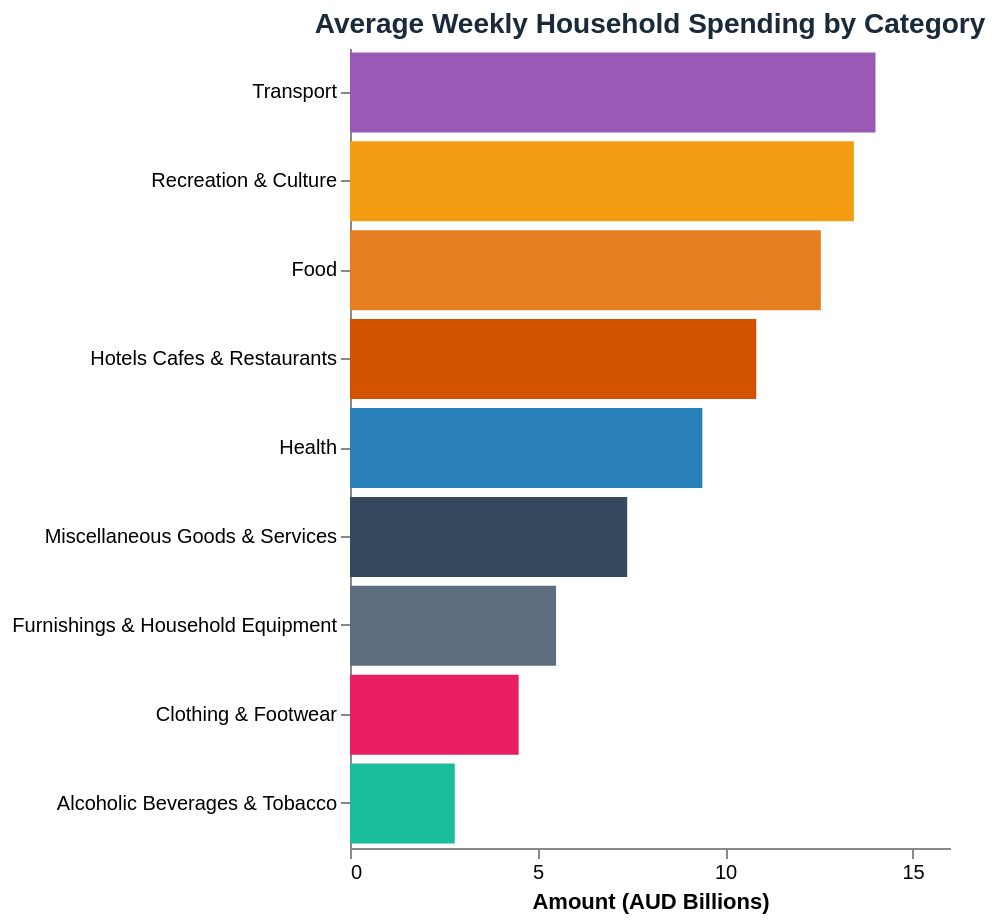

This figure's Vega-Lite source:
### Vega-Lite specification from a JSON file in a GitHub repository (floating-point values rounded to 4 significant figures)
{"$schema": "https://vega.github.io/schema/vega-lite/v5.json", "title": {"text": "Average Weekly Household Spending by Category", "fontSize": 14, "fontWeight": 600, "color": "#1a2a3a"}, "width": "container", "height": 400, "config": {"view": {"stroke": "transparent"}}, "data": {"values": [{"category": "Transport", "amount": 14010.0, "color_order": 1}, {"category": "Recreation & Culture", "amount": 13440.0, "color_order": 2}, {"category": "Food", "amount": 12560.0, "color_order": 3}, {"category": "Hotels Cafes & Restaurants", "amount": 10830.0, "color_order": 4}, {"category": "Health", "amount": 9396.0, "color_order": 5}, {"category": "Miscellaneous Goods & Services", "amount": 7392.0, "color_order": 6}, {"category": "Furnishings & Household Equipment", "amount": 5495.0, "color_order": 7}, {"category": "Clothing & Footwear", "amount": 4498.0, "color_order": 8}, {"category": "Alcoholic Beverages & Tobacco", "amount": 2794.0, "color_order": 9}]}, "params": [{"name": "highlight", "select": {"type": "point", "on": "mouseover", "clear": "mouseout", "nearest": true}}], "transform": [{"calculate": "datum.amount / 1000", "as": "amount_billions"}], "mark": {"type": "bar", "tooltip": {"content": "data"}}, "encoding": {"x": {"field": "amount_billions", "type": "quantitative", "title": "Amount (AUD Billions)", "axis": {"tickCount": 5, "grid": false}}, "y": {"field": "category", "type": "nominal", "title": null, "sort": "-x"}, "color": {"field": "category", "type": "nominal", "scale": {"domain": ["Transport", "Recreation & Culture", "Food", "Hotels Cafes & Restaurants", "Health", "Miscellaneous Goods & Services", "Furnishings & Household Equipment", "Clothing & Footwear", "Alcoholic Beverages & Tobacco"], "range": ["#9b59b6", "#f39c12", "#e67e22", "#d35400", "#2980b9", "#34495e", "#5d6d7e", "#e91e63", "#1abc9c"]}, "legend": null}, "opacity": {"condition": {"param": "highlight", "empty": true, "value": 1}, "value": 0.4}, "tooltip": [{"field": "category", "type": "nominal", "title": "Category"}, {"field": "amount_billions", "type": "quantitative", "title": "Amount (AUD Bn)", "format": ".1f"}, {"field": "amount", "type": "quantitative", "title": "Amount (AUD Mn)", "format": ",.1f"}]}}
